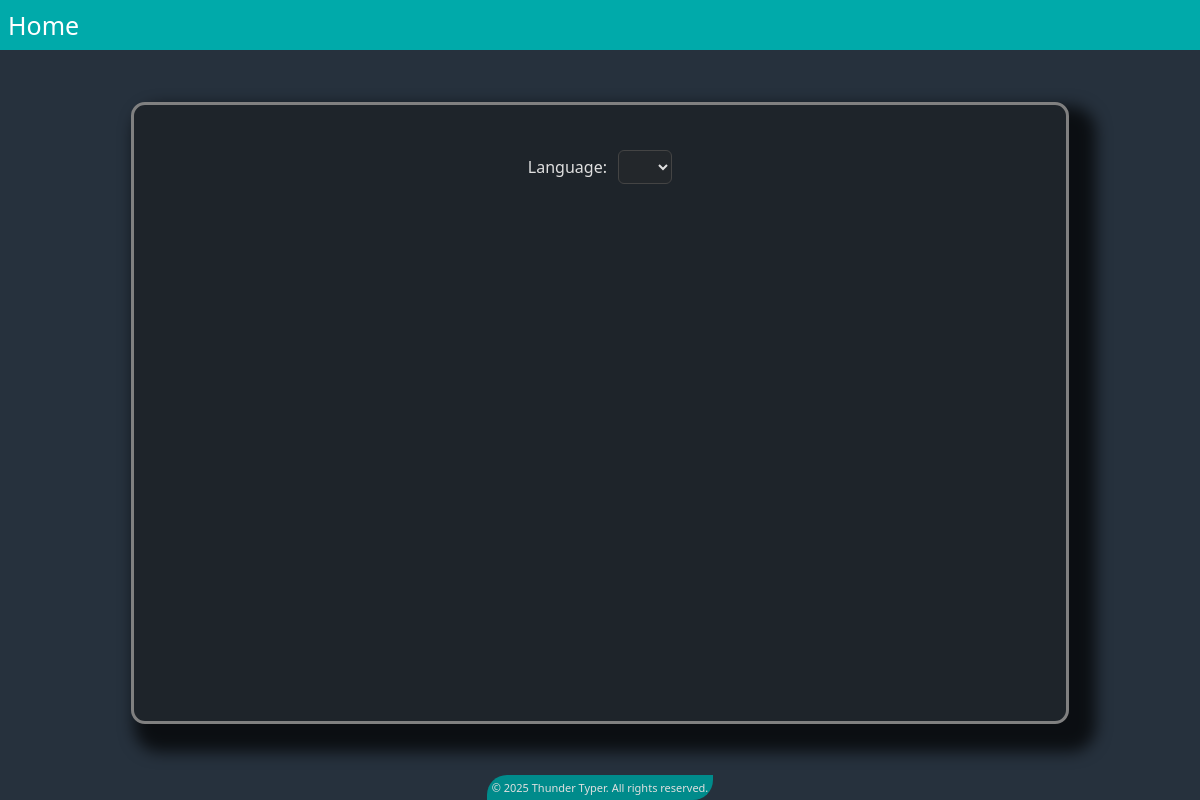
Before: / with the older database file.
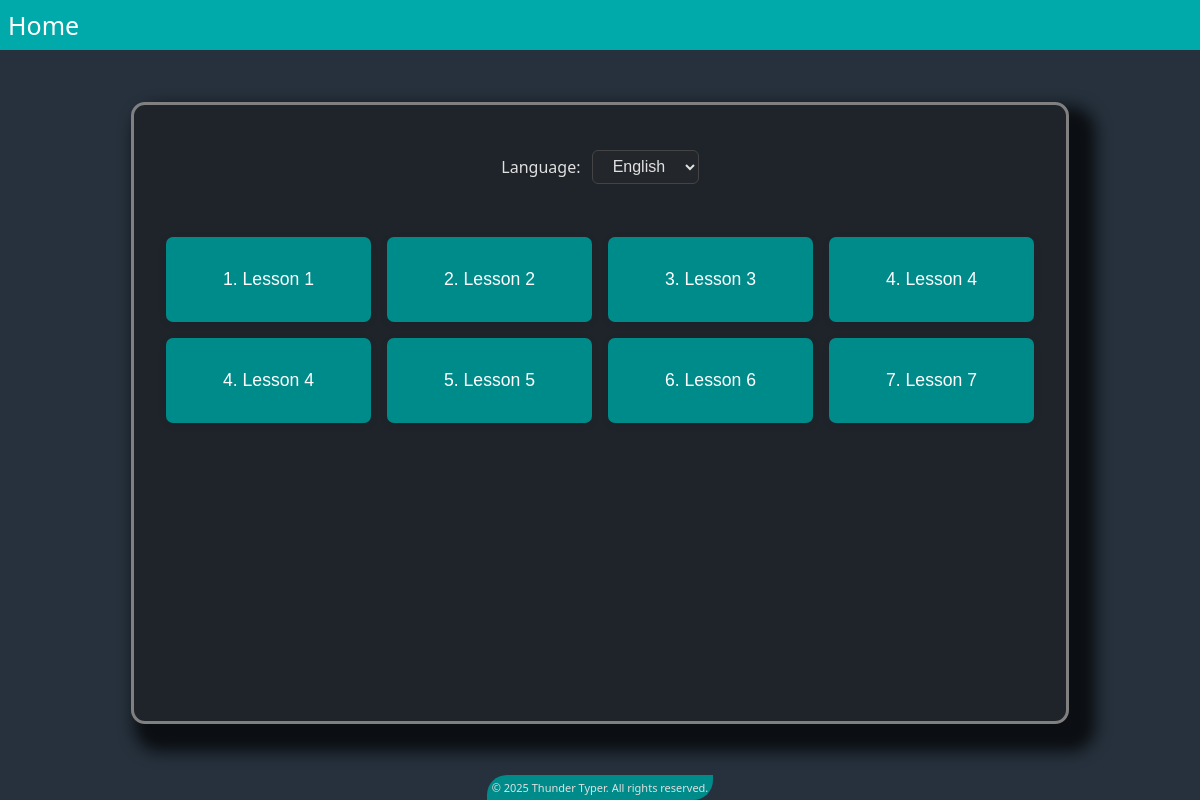
After: the same page with the newer database file.
### typer/models.py (models this page shows, shortened)
class Lesson(models.Model):
    order = models.PositiveIntegerField(null=True, blank=True)
    title = models.CharField(max_length=100)
    language = models.ForeignKey(Language, on_delete=models.CASCADE)
    content = models.TextField()
    is_typing = models.BooleanField(default=True)
    class Meta:
        ordering = ["order"]

### typer/views.py (the view)
# urls.py: path('', views.menu, name='menu'),
def menu(request):
    languages = Language.objects.all()
    selected_lang_id = request.GET.get('language')
    if selected_lang_id:
        lessons = Lesson.objects.filter(language_id=selected_lang_id).order_by('order')
    else:
        lessons = Lesson.objects.filter(language=languages.first()).order_by('order') if languages else []
    return render(request, 'typer/menu.html', {
        'languages': languages,
        'lessons': lessons,
        'request': request,
    })

### templates/typer/menu.html
{% extends 'typer/base.html' %}
{% load static %}
{% block content %}
<div class="main-board menu">
    <form method="get" class="language-form">
        <label for="language">Language:</label>
        <select name="language" id="language" onchange="window.location='?language='+this.value;">
            {% for lang in languages %}
                <option value="{{ lang.id }}" {% if lang.id == request.GET.language|default:languages.0.id %}selected{% endif %}>{{ lang.name }}</option>
            {% endfor %}
        </select>
    </form>
    <div class="lessons-list">
        {% for lesson in lessons %}
            {% if lesson.language.id == request.GET.language|default:languages.0.id %}
                <form action="{% url 'typing_page' lesson.id %}" method="get">
                    <button class="btn" type="submit">{{ lesson.order }}. {{ lesson.title }}</button>
                </form>
            {% endif %}
        {% endfor %}
    </div>
</div>
{% endblock %}

### templates/typer/base.html (shortened to what this page needs)
{% load static %}
<!DOCTYPE html>
<html lang="en">
<head>
    <link href="{% static 'typer/css/style.css' %}" rel="stylesheet">
</head>
<body>
    <header>
        <nav class="navbar">
            <a href="{% url 'menu' %}">Home</a>
        </nav>
    </header>
    <main>
        {% block content %}{% endblock %}
    </main>
    <footer>
        &copy; 2025 Thunder Typer. All rights reserved.
    </footer>
</body>
</html>

### static/typer/css/style.css (style rules this page uses)
body { font-family: 'Segoe UI', Arial, sans-serif; background: #26313d; margin: 0; color: #e0e0e0; display: flex; flex-direction: column; min-height: 100vh; align-items: center; }
header { width: -webkit-fill-available; }
footer { display: flex; justify-content: center; font-size: 11px; background: darkcyan; padding: 5px; width: fit-content; border-radius: 20px 0; }
main { display: flex; flex: 1; justify-content: center; flex-direction: column; }
.navbar { background: #0aa; color: #fff; padding: 0.5em; display: flex; justify-content: space-between; align-items: center; }
.navbar a { color: #fff; margin-right: 1em; text-decoration: none; font-size: 25px; }
.main-board { width: 75vw; height: 75vh; background: #1e242a; border: solid gray; border-radius: 14px; box-shadow: 15px 16px 15px 12px rgb(0 0 0 / 70%); padding: 0.5em 1em; color: #e0e0e0; display: flex; flex-direction: column; }
.main-board.menu { display: flex; justify-content: flex-start; }
.language-form { display: flex; justify-content: center; align-items: center; gap: 0.7em; flex-direction: row; }
.language-form label { font-weight: 500; }
.language-form select { padding: 0.4em 1em; border-radius: 6px; border: 1px solid #444; font-size: 1em; background: #23272b; color: #e0e0e0; }
.lessons-list { display: flex; gap: 1em; flex-wrap: wrap; height: -webkit-fill-available; align-content: flex-start; padding: 1rem; }
.btn { background: darkcyan; color: #fff; border: none; padding: 2rem; border-radius: 7px; font-size: 1.1em; font-weight: 500; cursor: pointer; box-shadow: 0 2px 8px rgba(0, 0, 0, 0.07); transition: color 0.2s, background 0.2s, box-shadow 0.2s; }
form { display: flex; flex-direction: column; gap: 1em; justify-content: flex-end; flex: 1 1 calc(25% - 1rem); }

Changed rows visible on the page:
added Lesson: order "1", title "Lesson 1"
added Lesson: order "2", title "Lesson 2"
added Lesson: order "3", title "Lesson 3"
added Lesson: order "4", title "Lesson 4"
added Lesson: order "4", title "Lesson 4"
added Lesson: order "5", title "Lesson 5"
added Lesson: order "6", title "Lesson 6"
added Lesson: order "7", title "Lesson 7"
Other visible differences:
form field language: (not shown) → "English"
